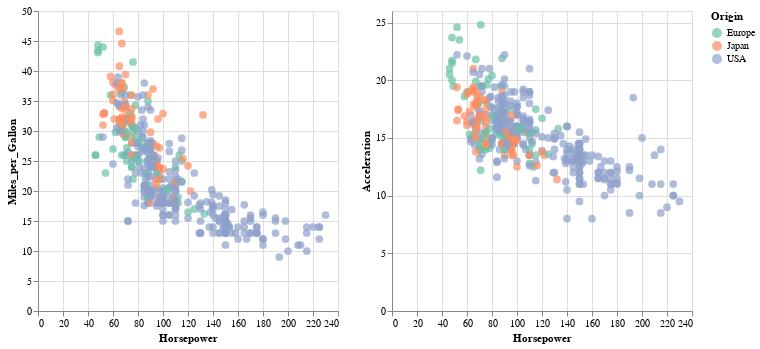

Here is the notebook cell this chart was saved with:
### Code cell
brush = alt.selection_interval(encodings=["y"])

chart = alt.Chart(df, height=300).mark_point(filled=True, size=60).encode(
    x="Horsepower:Q",
    color=alt.condition(brush,
        alt.Color(
        "Origin:N",
        scale=alt.Scale(scheme="set2")
        ), alt.value("lightgrey")
    )
).add_params(brush)

alt.hconcat(
    chart.encode(y="Miles_per_Gallon:Q"),
    chart.encode(y="Acceleration:Q")
)

### Figure 1 — Vega-Lite specification as saved in the notebook (floating-point values rounded to 4 significant figures; data arrays with more than 128 entries replaced by an {"elided": "..."} marker saying what was removed)
{"config": {"view": {"continuousWidth": 300, "continuousHeight": 300}}, "hconcat": [{"mark": {"type": "point", "filled": true, "size": 60}, "encoding": {"color": {"condition": {"param": "param_4", "field": "Origin", "scale": {"scheme": "set2"}, "type": "nominal"}, "value": "lightgrey"}, "x": {"field": "Horsepower", "type": "quantitative"}, "y": {"field": "Miles_per_Gallon", "type": "quantitative"}}, "height": 300, "name": "view_1"}, {"mark": {"type": "point", "filled": true, "size": 60}, "encoding": {"color": {"condition": {"param": "param_4", "field": "Origin", "scale": {"scheme": "set2"}, "type": "nominal"}, "value": "lightgrey"}, "x": {"field": "Horsepower", "type": "quantitative"}, "y": {"field": "Acceleration", "type": "quantitative"}}, "height": 300, "name": "view_2"}], "data": {"name": "data-f02450ab61490a1363517a0190416235"}, "params": [{"name": "param_4", "select": {"type": "interval", "encodings": ["y"]}, "views": ["view_1", "view_2"]}], "$schema": "https://vega.github.io/schema/vega-lite/v5.16.3.json", "datasets": {"data-f02450ab61490a1363517a0190416235": {"elided": "406 records"}}}
